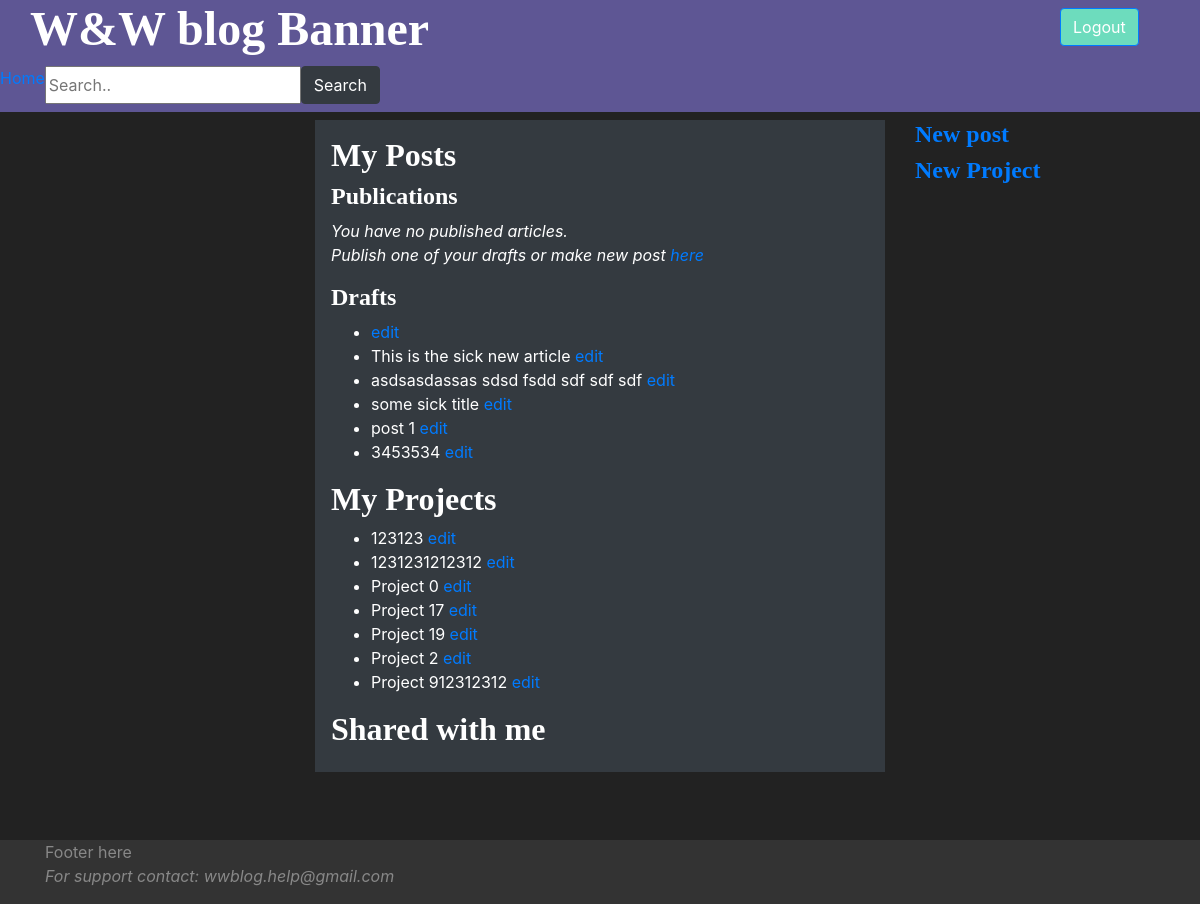
/me/ (signed in), run on the app's committed database.
### wwapp/models.py (models this page shows, shortened)
class Article(models.Model):
    article_id = models.AutoField(primary_key=True)
    article_title = models.CharField(max_length=45)
    pub_date = models.DateTimeField(blank=True, null=True)
    author = models.ForeignKey(User, on_delete=models.PROTECT)
    published = models.BooleanField(default=False)
    creation_date = models.DateTimeField(auto_now_add=True)
    article_parent = models.ForeignKey("Article", on_delete=models.SET_NULL, null=True, blank=True)
    """
    # populate with -  default=timezone.now - from django.utils.timezone.now()
    # edit_date = models.DateField(auto_now=True)
    # can be used instead auto_now_add = True,
    """
    class Meta:
        indexes = [
            models.Index(fields=['article_title']),
            models.Index(fields=['author']),
        ]

class Category(models.Model):
    category_id = models.AutoField(primary_key=True)
    category_name = models.CharField(unique=True, max_length=45)
    category_creator = models.ForeignKey(User, on_delete=models.PROTECT)
    class CategoryType(models.TextChoices):
        PROJECT = 'PROJECT', _('Project')
        TOPIC = 'TOPIC', _('Topic')
        SUBTOPIC = 'SUBTOPIC', _('SubTopic')
    category_type = models.CharField(max_length=45, choices=CategoryType.choices, default=CategoryType.PROJECT)
    class Meta:
        verbose_name_plural = 'Categories'
        indexes = [
            models.Index(fields=['category_name']),
        ]

### wwapp/views.py (the view)
# urls.py: path('me/', views.manage_own_content, name='manage_own_content'),
@login_required
def manage_own_content(request):
    drafted_articles = ArticleHandler.get_user_drafted_articles(request.user)
    published_articles = ArticleHandler.get_user_published_articles(request.user)
    values = {
        "drafted_articles": drafted_articles,
        "published_articles": published_articles,
        "user": request.user,
        "user_projects": CategoryHandler.get_user_projects(request.user),
    }
    return render(request, 'wwapp/manage_user_content.html', values)

### wwapp/handlers.py (called while the page is built)
    @staticmethod
    def get_user_projects(user: User) -> [Category]:
        try:
            return Category.objects.filter(category_creator_id=user.id,
                                           category_type=Category.CategoryType.PROJECT).order_by('category_name')
        except exceptions.EmptyResultSet:
            return []

    @staticmethod
    def get_user_published_articles(user: User):
        try:
            return Article.objects.filter(author_id=user.id, published=True).order_by('-pub_date')
        except exceptions.EmptyResultSet:
            return None

    @staticmethod
    def get_user_drafted_articles(user: User):
        try:
            return Article.objects.filter(author_id=user.id, published=False).order_by('-creation_date')
        except exceptions.EmptyResultSet:
            return None

### wwapp/templates/wwapp/manage_user_content.html (shortened to what this page needs)
{% extends 'wwapp/base.html' %}
{% block right_nav %}
    {% if request.user.is_authenticated %}
        <h4><a href="{% url 'wwapp:new_article' %}">New post</a></h4>
        <h4><a href="{% url 'wwapp:new_project' %}">New Project</a></h4>
    {% endif %}
{% endblock %}
{% block content %}
    {% if request.user.is_authenticated %}
        <h3>My Posts</h3>
    {% endif %}
    <h4>Publications</h4>
    {% if published_articles %}
        <ul title="publications_list">
            {% for article in published_articles %}
                <li>
                    <a href="{% url 'wwapp:open_article' article.article_id %}">{{ article.article_title }}</a>
                    <a href="{% url 'wwapp:edit_article' article.article_id %}"></a>
                </li>
            {% endfor %}
        </ul>
    {% else %}
        <p><i>You have no published articles.<br>Publish one of your drafts or make new post <a href="{% url 'wwapp:new_article' %}">here</a></i></p>
    {% endif %}
    <h4>Drafts</h4>
    {% if drafted_articles %}
        <ul title="drafts_list">
            {% for article in drafted_articles %}
                <li>
                    {{ article.article_title }}
                    <a href="{% url 'wwapp:edit_article' article.article_id %}">edit</a>
                </li>
            {% endfor %}
        </ul>
    {% else %}
        <p>You have no drafts. Make a new post <a href="{% url 'wwapp:new_article' %}">here</a></p>
    {% endif %}
    <h3>My Projects</h3>
    {% if user_projects %}
        <ul title="drafts_list">
            {% for project in user_projects %}
                <li>
                    {{ project.category_name }}
                    <a href="{% url 'wwapp:edit_category' project.category_id %}">edit</a>
                </li>
            {% endfor %}
        </ul>
    {% else %}
        <p>You have no projects yet. Start a new project <a href="{% url 'wwapp:new_project' %}">here</a></p>
    {% endif %}
    <h3>Shared with me</h3>
{% endblock %}

### wwapp/static/wwapp/css/style.css (style rules this page uses)
body { background: #222222; color: white; font-style: normal; }
html { font-size: 100%; }
h1, h2, h3, h4 { font-family: WorkSans, serif; }
h3 { font-size: 2rem; }
h4 { font-size: 1.5rem; }
p { font-size: 1em; }
h3, h4 { font-weight: 600; }

### data on the page
Article: article_title "This is the sick new article"
Article: article_title "asdsasdassas sdsd fsdd sdf sdf sdf"
Article: article_title "some sick title"
Article: article_title "post 1"
Article: article_title "3453534"
Category: category_name "123123"
Category: category_name "1231231212312"
Category: category_name "Project 0"
Category: category_name "Project 17"
Category: category_name "Project 19"
Category: category_name "Project 2"
Category: category_name "Project 912312312"
